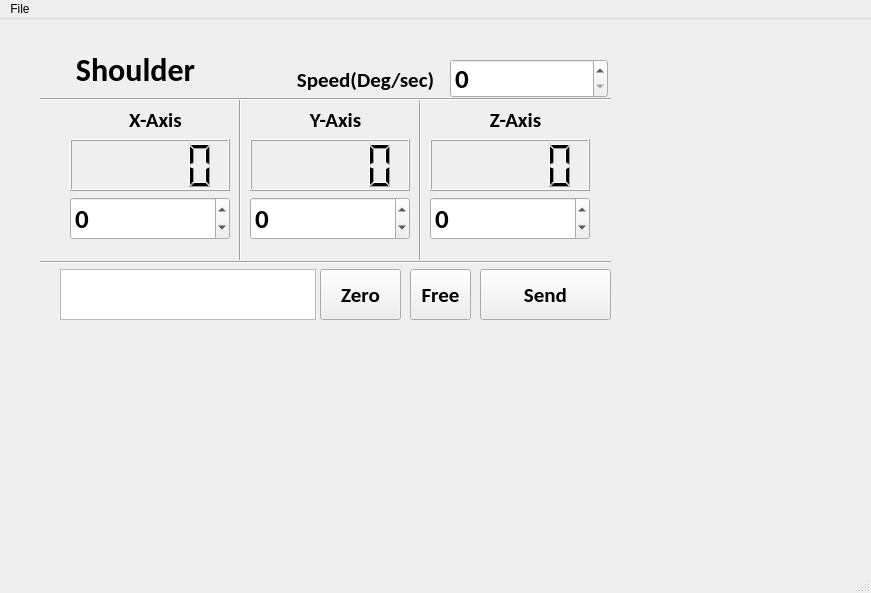
<?xml version="1.0" encoding="UTF-8"?>
<ui version="4.0">
 <class>MainWindow</class>
 <widget class="QMainWindow" name="MainWindow">
  <property name="geometry">
   <rect>
    <x>0</x>
    <y>0</y>
    <width>871</width>
    <height>593</height>
   </rect>
  </property>
  <property name="windowTitle">
   <string>MainWindow</string>
  </property>
  <widget class="QWidget" name="centralwidget">
   <widget class="QLabel" name="label">
    <property name="geometry">
     <rect>
      <x>100</x>
      <y>80</y>
      <width>111</width>
      <height>41</height>
     </rect>
    </property>
    <property name="font">
     <font>
      <family>Calibri</family>
      <pointsize>16</pointsize>
      <weight>75</weight>
      <bold>true</bold>
     </font>
    </property>
    <property name="text">
     <string>X-Axis</string>
    </property>
    <property name="alignment">
     <set>Qt::AlignCenter</set>
    </property>
   </widget>
   <widget class="QLabel" name="label_2">
    <property name="geometry">
     <rect>
      <x>280</x>
      <y>80</y>
      <width>111</width>
      <height>41</height>
     </rect>
    </property>
    <property name="font">
     <font>
      <family>Calibri</family>
      <pointsize>16</pointsize>
      <weight>75</weight>
      <bold>true</bold>
     </font>
    </property>
    <property name="text">
     <string>Y-Axis</string>
    </property>
    <property name="alignment">
     <set>Qt::AlignCenter</set>
    </property>
   </widget>
   <widget class="QLabel" name="label_3">
    <property name="geometry">
     <rect>
      <x>460</x>
      <y>80</y>
      <width>111</width>
      <height>41</height>
     </rect>
    </property>
    <property name="font">
     <font>
      <family>Calibri</family>
      <pointsize>16</pointsize>
      <weight>75</weight>
      <bold>true</bold>
     </font>
    </property>
    <property name="text">
     <string>Z-Axis</string>
    </property>
    <property name="alignment">
     <set>Qt::AlignCenter</set>
    </property>
   </widget>
   <widget class="QWidget" name="verticalLayoutWidget">
    <property name="geometry">
     <rect>
      <x>70</x>
      <y>120</y>
      <width>160</width>
      <height>101</height>
     </rect>
    </property>
    <layout class="QVBoxLayout" name="verticalLayout">
     <item>
      <widget class="QLCDNumber" name="XaxisLCD">
       <property name="font">
        <font>
         <family>Calibri</family>
         <pointsize>16</pointsize>
         <weight>75</weight>
         <bold>true</bold>
        </font>
       </property>
      </widget>
     </item>
     <item>
      <widget class="QSpinBox" name="XaxisValue">
       <property name="font">
        <font>
         <family>Calibri</family>
         <pointsize>20</pointsize>
         <weight>75</weight>
         <bold>true</bold>
        </font>
       </property>
       <property name="minimum">
        <number>-90</number>
       </property>
       <property name="maximum">
        <number>90</number>
       </property>
      </widget>
     </item>
    </layout>
   </widget>
   <widget class="QWidget" name="verticalLayoutWidget_2">
    <property name="geometry">
     <rect>
      <x>250</x>
      <y>120</y>
      <width>160</width>
      <height>101</height>
     </rect>
    </property>
    <layout class="QVBoxLayout" name="verticalLayout_2">
     <item>
      <widget class="QLCDNumber" name="YaxisLCD">
       <property name="font">
        <font>
         <family>Calibri</family>
         <pointsize>16</pointsize>
         <weight>75</weight>
         <bold>true</bold>
        </font>
       </property>
      </widget>
     </item>
     <item>
      <widget class="QSpinBox" name="YaxisValue">
       <property name="font">
        <font>
         <family>Calibri</family>
         <pointsize>20</pointsize>
         <weight>75</weight>
         <bold>true</bold>
        </font>
       </property>
       <property name="minimum">
        <number>-90</number>
       </property>
       <property name="maximum">
        <number>90</number>
       </property>
      </widget>
     </item>
    </layout>
   </widget>
   <widget class="QWidget" name="verticalLayoutWidget_3">
    <property name="geometry">
     <rect>
      <x>430</x>
      <y>120</y>
      <width>160</width>
      <height>101</height>
     </rect>
    </property>
    <layout class="QVBoxLayout" name="verticalLayout_3">
     <item>
      <widget class="QLCDNumber" name="ZaxisLCD">
       <property name="font">
        <font>
         <family>Calibri</family>
         <pointsize>16</pointsize>
         <weight>75</weight>
         <bold>true</bold>
        </font>
       </property>
      </widget>
     </item>
     <item>
      <widget class="QSpinBox" name="ZaxisValue">
       <property name="font">
        <font>
         <family>Calibri</family>
         <pointsize>20</pointsize>
         <weight>75</weight>
         <bold>true</bold>
        </font>
       </property>
       <property name="minimum">
        <number>-90</number>
       </property>
       <property name="maximum">
        <number>90</number>
       </property>
      </widget>
     </item>
    </layout>
   </widget>
   <widget class="Line" name="line">
    <property name="geometry">
     <rect>
      <x>40</x>
      <y>233</y>
      <width>571</width>
      <height>20</height>
     </rect>
    </property>
    <property name="orientation">
     <enum>Qt::Horizontal</enum>
    </property>
   </widget>
   <widget class="Line" name="line_2">
    <property name="geometry">
     <rect>
      <x>230</x>
      <y>80</y>
      <width>20</width>
      <height>161</height>
     </rect>
    </property>
    <property name="orientation">
     <enum>Qt::Vertical</enum>
    </property>
   </widget>
   <widget class="Line" name="line_3">
    <property name="geometry">
     <rect>
      <x>410</x>
      <y>80</y>
      <width>20</width>
      <height>161</height>
     </rect>
    </property>
    <property name="orientation">
     <enum>Qt::Vertical</enum>
    </property>
   </widget>
   <widget class="Line" name="line_4">
    <property name="geometry">
     <rect>
      <x>40</x>
      <y>70</y>
      <width>571</width>
      <height>20</height>
     </rect>
    </property>
    <property name="orientation">
     <enum>Qt::Horizontal</enum>
    </property>
   </widget>
   <widget class="QPushButton" name="ShoulderSend">
    <property name="geometry">
     <rect>
      <x>480</x>
      <y>250</y>
      <width>131</width>
      <height>51</height>
     </rect>
    </property>
    <property name="font">
     <font>
      <family>Calibri</family>
      <pointsize>16</pointsize>
      <weight>75</weight>
      <bold>true</bold>
     </font>
    </property>
    <property name="text">
     <string>Send</string>
    </property>
   </widget>
   <widget class="QPushButton" name="ShoulderZeroSet">
    <property name="geometry">
     <rect>
      <x>320</x>
      <y>250</y>
      <width>81</width>
      <height>51</height>
     </rect>
    </property>
    <property name="font">
     <font>
      <family>Calibri</family>
      <pointsize>16</pointsize>
      <weight>75</weight>
      <bold>true</bold>
     </font>
    </property>
    <property name="text">
     <string>Zero</string>
    </property>
   </widget>
   <widget class="QLabel" name="label_4">
    <property name="geometry">
     <rect>
      <x>60</x>
      <y>30</y>
      <width>151</width>
      <height>41</height>
     </rect>
    </property>
    <property name="font">
     <font>
      <family>Calibri</family>
      <pointsize>24</pointsize>
      <weight>75</weight>
      <bold>true</bold>
     </font>
    </property>
    <property name="text">
     <string>Shoulder</string>
    </property>
    <property name="alignment">
     <set>Qt::AlignCenter</set>
    </property>
   </widget>
   <widget class="QTextBrowser" name="CommentLCD">
    <property name="geometry">
     <rect>
      <x>60</x>
      <y>250</y>
      <width>256</width>
      <height>51</height>
     </rect>
    </property>
    <property name="html">
     <string>&lt;!DOCTYPE HTML PUBLIC &quot;-//W3C//DTD HTML 4.0//EN&quot; &quot;http://www.w3.org/TR/REC-html40/strict.dtd&quot;&gt;
&lt;html&gt;&lt;head&gt;&lt;meta name=&quot;qrichtext&quot; content=&quot;1&quot; /&gt;&lt;style type=&quot;text/css&quot;&gt;
p, li { white-space: pre-wrap; }
&lt;/style&gt;&lt;/head&gt;&lt;body style=&quot; font-family:'Gulim'; font-size:9pt; font-weight:400; font-style:normal;&quot;&gt;
&lt;p style=&quot;-qt-paragraph-type:empty; margin-top:0px; margin-bottom:0px; margin-left:0px; margin-right:0px; -qt-block-indent:0; text-indent:0px;&quot;&gt;&lt;br /&gt;&lt;/p&gt;&lt;/body&gt;&lt;/html&gt;</string>
    </property>
   </widget>
   <widget class="QPushButton" name="ShoulderFree">
    <property name="geometry">
     <rect>
      <x>410</x>
      <y>250</y>
      <width>61</width>
      <height>51</height>
     </rect>
    </property>
    <property name="font">
     <font>
      <family>Calibri</family>
      <pointsize>16</pointsize>
      <weight>75</weight>
      <bold>true</bold>
     </font>
    </property>
    <property name="text">
     <string>Free</string>
    </property>
   </widget>
   <widget class="QSpinBox" name="ShoulderSpeed">
    <property name="geometry">
     <rect>
      <x>450</x>
      <y>40</y>
      <width>158</width>
      <height>39</height>
     </rect>
    </property>
    <property name="font">
     <font>
      <family>Calibri</family>
      <pointsize>20</pointsize>
      <weight>75</weight>
      <bold>true</bold>
     </font>
    </property>
    <property name="minimum">
     <number>0</number>
    </property>
    <property name="maximum">
     <number>90</number>
    </property>
   </widget>
   <widget class="QLabel" name="label_6">
    <property name="geometry">
     <rect>
      <x>280</x>
      <y>40</y>
      <width>171</width>
      <height>41</height>
     </rect>
    </property>
    <property name="font">
     <font>
      <family>Calibri</family>
      <pointsize>16</pointsize>
      <weight>75</weight>
      <bold>true</bold>
     </font>
    </property>
    <property name="text">
     <string>Speed(Deg/sec)</string>
    </property>
    <property name="alignment">
     <set>Qt::AlignCenter</set>
    </property>
   </widget>
  </widget>
  <widget class="QMenuBar" name="menubar">
   <property name="geometry">
    <rect>
     <x>0</x>
     <y>0</y>
     <width>871</width>
     <height>21</height>
    </rect>
   </property>
   <widget class="QMenu" name="menuFile">
    <property name="title">
     <string>File</string>
    </property>
   </widget>
   <addaction name="menuFile"/>
  </widget>
  <widget class="QStatusBar" name="statusbar"/>
 </widget>
 <resources/>
 <connections/>
</ui>
